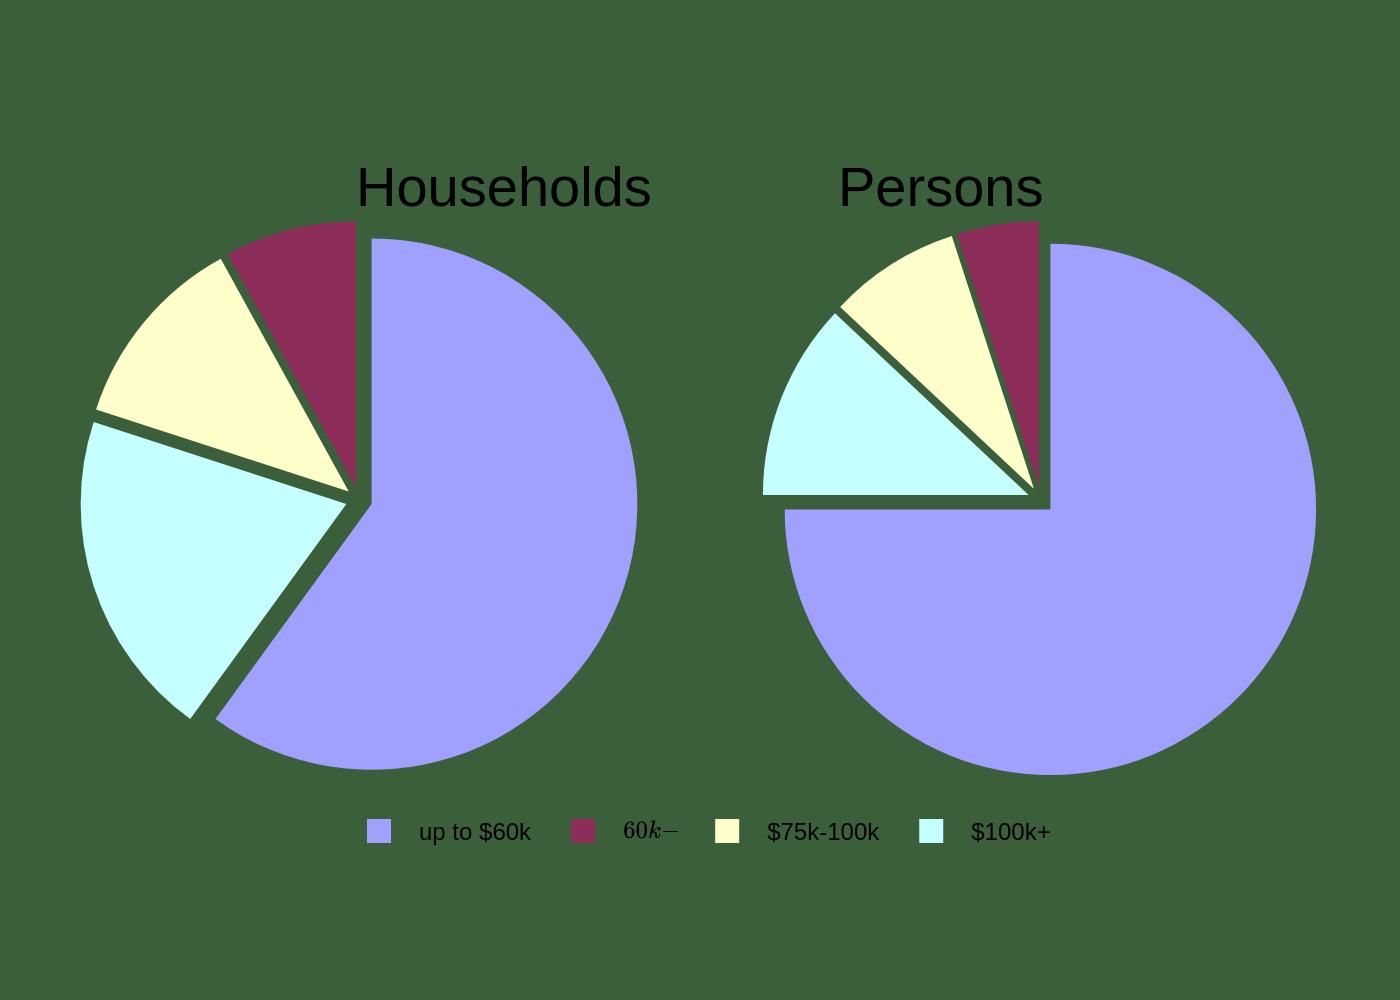

Source code (Python):
import sys
import json
import plotly.graph_objects as go
from plotly.subplots import make_subplots
import os

def main():
    """
    Main function to generate the chart from a JSON file.
    """
    if len(sys.argv) != 2:
        print("Usage: python generate_chart.py <path_to_json>")
        sys.exit(1)

    json_path = sys.argv[1]
    if not os.path.exists(json_path):
        print(f"Error: JSON file not found at {json_path}")
        sys.exit(1)

    with open(json_path, 'r', encoding='utf-8') as f:
        config = json.load(f)

    chart_data = config['chart_data']
    colors = config['colors']
    
    fig = make_subplots(rows=1, cols=2, specs=[[{'type': 'domain'}, {'type': 'domain'}]])

    # Add first pie chart
    fig.add_trace(go.Pie(
        labels=chart_data[0]['labels'],
        values=chart_data[0]['values'],
        marker=dict(colors=colors['slices']),
        pull=[0.05, 0.05, 0.05, 0.05],
        sort=False,
        textinfo='none',
        hoverinfo='none',
        name=''  # Use an empty name to avoid trace name in hover
    ), 1, 1)

    # Add second pie chart
    fig.add_trace(go.Pie(
        labels=chart_data[1]['labels'],
        values=chart_data[1]['values'],
        marker=dict(colors=colors['slices']),
        pull=[0.05, 0.05, 0.05, 0.05],
        sort=False,
        textinfo='none',
        hoverinfo='none',
        showlegend=False, # Hide legend for the second pie to avoid duplicates
        name=''
    ), 1, 2)

    annotations = [
        dict(
            text=chart_data[0]['title'],
            x=0.22,
            y=1.08,
            font_size=28,
            showarrow=False,
            font=dict(color=colors['text'])
        ),
        dict(
            text=chart_data[1]['title'],
            x=0.78,
            y=1.08,
            font_size=28,
            showarrow=False,
            font=dict(color=colors['text'])
        )
    ]
    
    fig.update_layout(
        annotations=annotations,
        paper_bgcolor=colors['background'],
        plot_bgcolor=colors['background'],
        font=dict(
            family="Arial",
            color=colors['text']
        ),
        margin=dict(t=100, b=100, l=40, r=40),
        legend=dict(
            orientation="h",
            yanchor="bottom",
            y=-0.1,
            xanchor="center",
            x=0.5,
            font=dict(color=colors['text'])
        )
    )

    filename_base = os.path.splitext(os.path.basename(json_path))[0]
    output_filename = f"{filename_base}.png"

    fig.write_image(output_filename, scale=2)
    print(f"Chart saved to {output_filename}")

if __name__ == "__main__":
    main()
